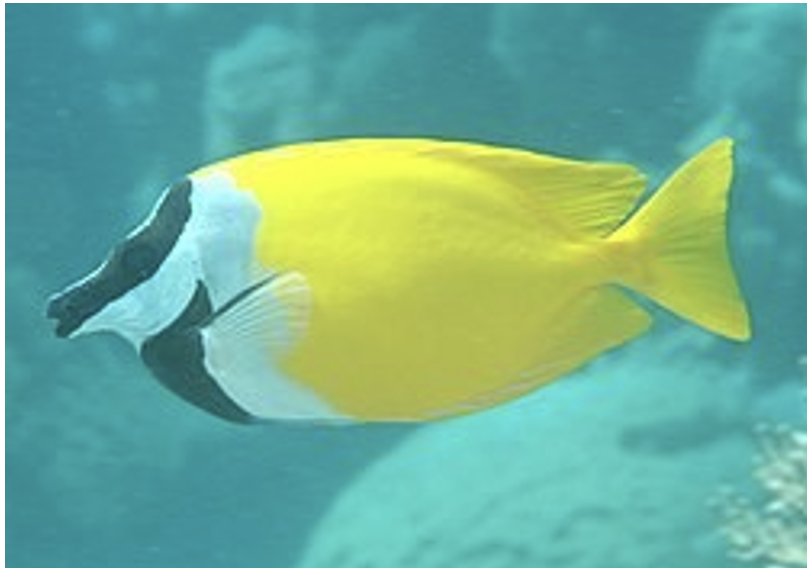
#> input picture Grafkom/Gambar3_Grafkom.png, 807 x 568 px
$ python shade_of_grey.py
#> lines starting #> are read from the running program, lines starting #| are printed output that depends on the picture
#> further down, image is the input picture: shape (568, 807, 3); mean B, G, R 147.8, 174.3, 112.7
import cv2
import numpy as np
def shade_of_grey(image, power=6):
#> called with power = 6
    img = image.astype(np.float32)
    img_power = np.power(img, power)
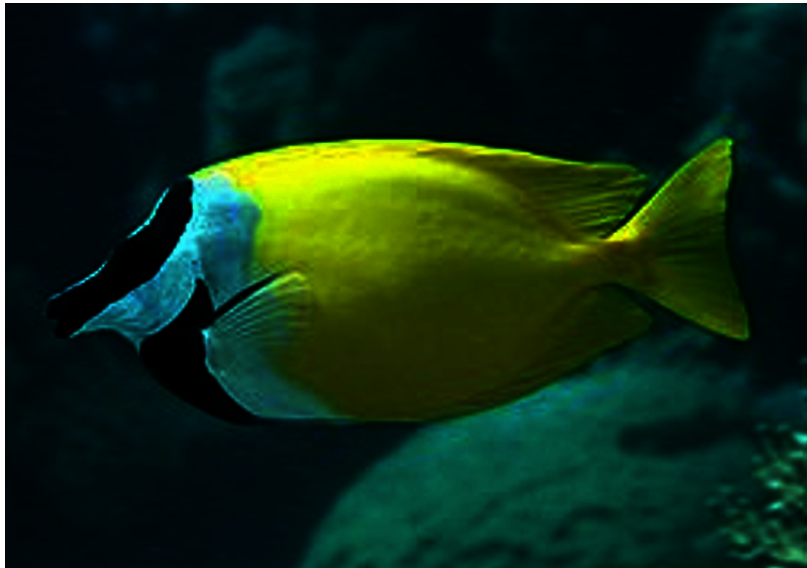
#> img_power: shape (568, 807, 3) float32; mean B, G, R 2.41e+13, 4.7e+13, 1.96e+13; drawn with min black and max white

    mean_b = np.mean(img_power[:, :, 0])
#> mean_b = 2.41e+13
    mean_g = np.mean(img_power[:, :, 1])
#> mean_g = 4.7e+13
    mean_r = np.mean(img_power[:, :, 2])
#> mean_r = 1.97e+13

    norm = np.sqrt(mean_r**2 + mean_g**2 + mean_b**2)
#> norm = 5.64e+13

    scale_r = norm / mean_r
#> scale_r = 2.87
    scale_g = norm / mean_g
#> scale_g = 1.2
    scale_b = norm / mean_b
#> scale_b = 2.34

    img[:, :, 0] *= scale_b
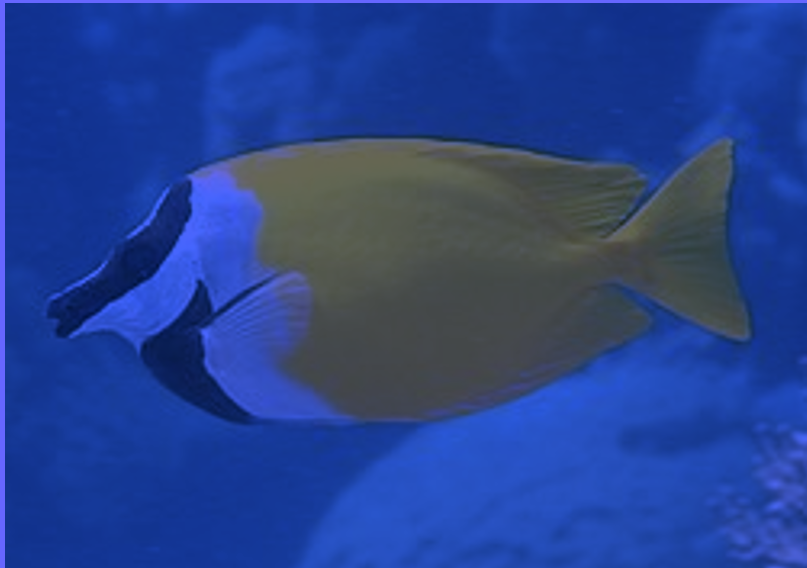
#> img: shape (568, 807, 3) float32; mean B, G, R 345.8, 174.3, 112.6; drawn with min black and max white
    img[:, :, 1] *= scale_g
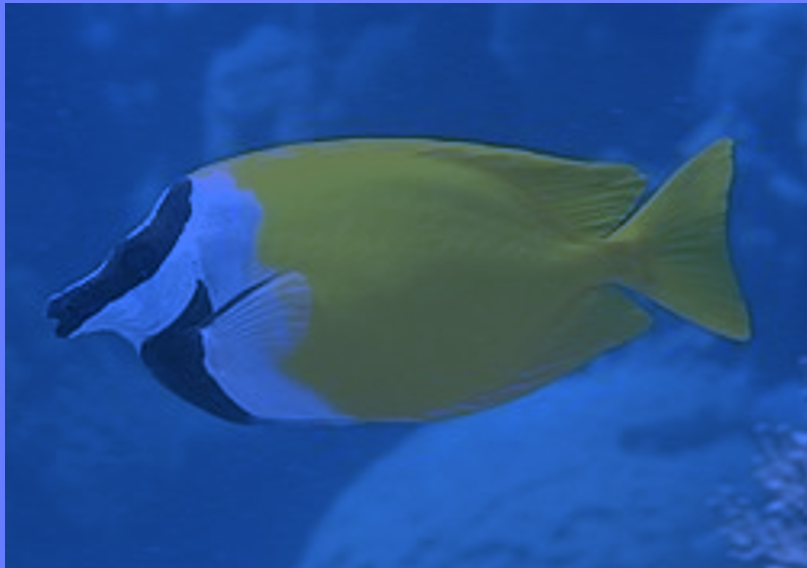
#> img: shape (568, 807, 3) float32; mean B, G, R 345.8, 209, 112.6; drawn with min black and max white
    img[:, :, 2] *= scale_r
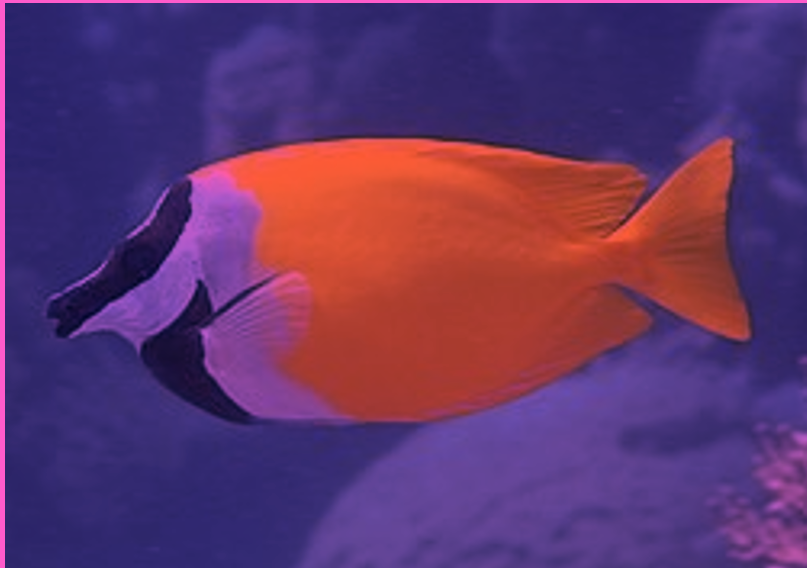
#> img: shape (568, 807, 3) float32; mean B, G, R 345.8, 209, 322.8; drawn with min black and max white

    img = np.clip(img, 0, 255).astype(np.uint8)
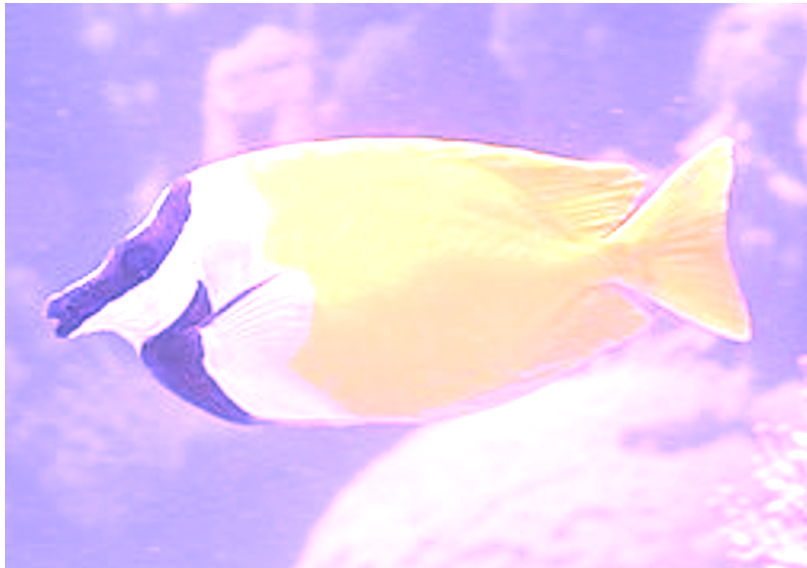
#> img: shape (568, 807, 3); mean B, G, R 242.8, 205.5, 229.4
    return img

image = cv2.imread('Gambar3_Grafkom.png')
corrected_image = shade_of_grey(image, power=6)

cv2.imshow('Original', image)
cv2.imshow('Shade of Grey Corrected', corrected_image)
cv2.waitKey(0)
cv2.destroyAllWindows()

$ run again, with Grafkom/Gambar2_Grafkom.png copied over Grafkom/Gambar3_Grafkom.png
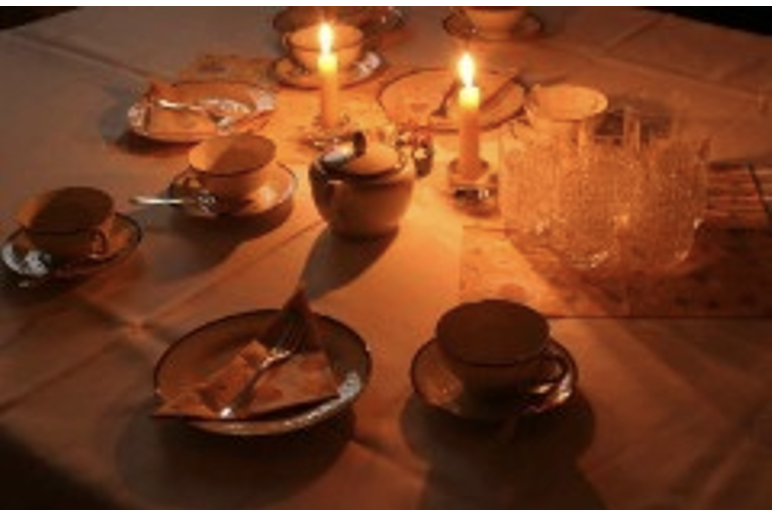
#> input picture Grafkom/Gambar2_Grafkom.png, 777 x 510 px
#> image is the input picture: shape (510, 777, 3); mean B, G, R 35.3, 64.2, 120.4
#> in shade_of_grey, `img_power = np.power(img, power)`:
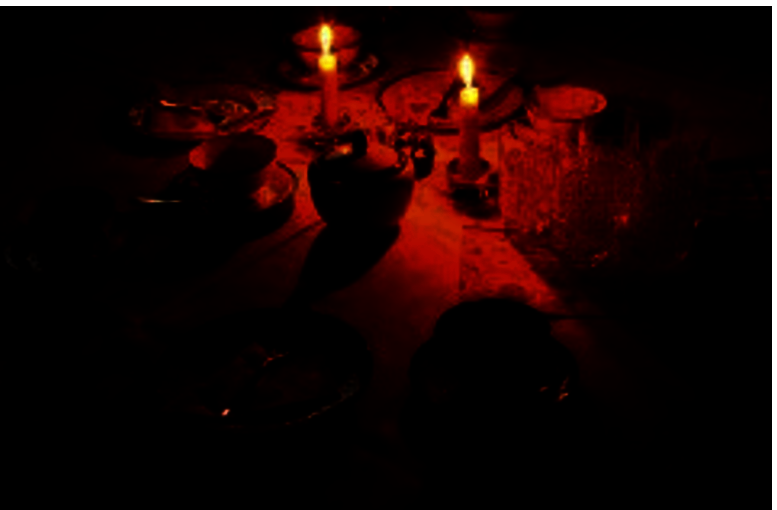
#> img_power: shape (510, 777, 3) float32; mean B, G, R 5.19e+12, 6.67e+12, 2.76e+13; drawn with min black and max white
#> mean_b = 5.19e+12
#> mean_g = 6.67e+12
#> mean_r = 2.76e+13
#> norm = 2.89e+13
#> scale_r = 1.05
#> scale_g = 4.33
#> scale_b = 5.55
#> in shade_of_grey, `img = np.clip(img, 0, 255).astype(np.uint8)`:
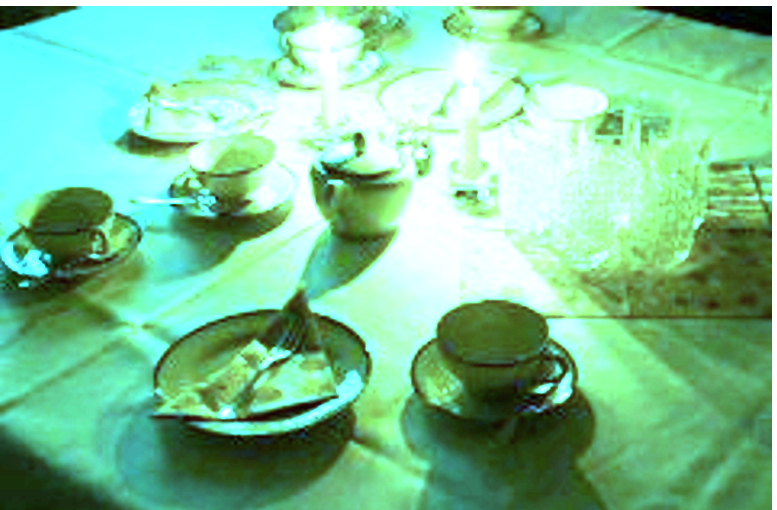
#> img: shape (510, 777, 3); mean B, G, R 152.8, 196.3, 125.2
